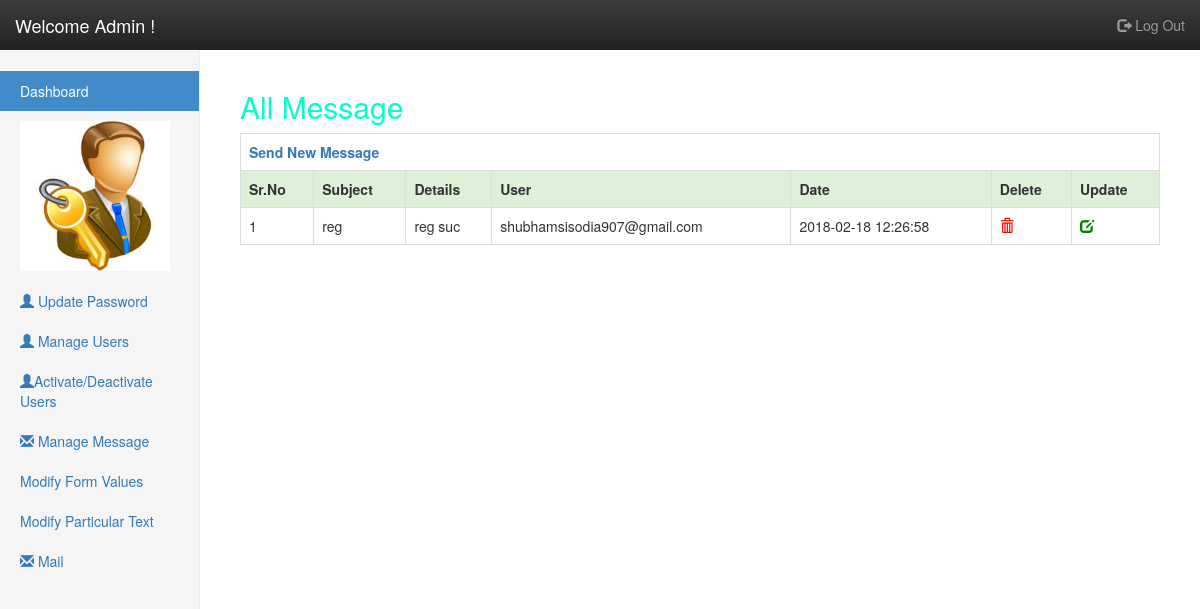
Page /admin/index.php?page=notification (signed in) on the earlier database version.
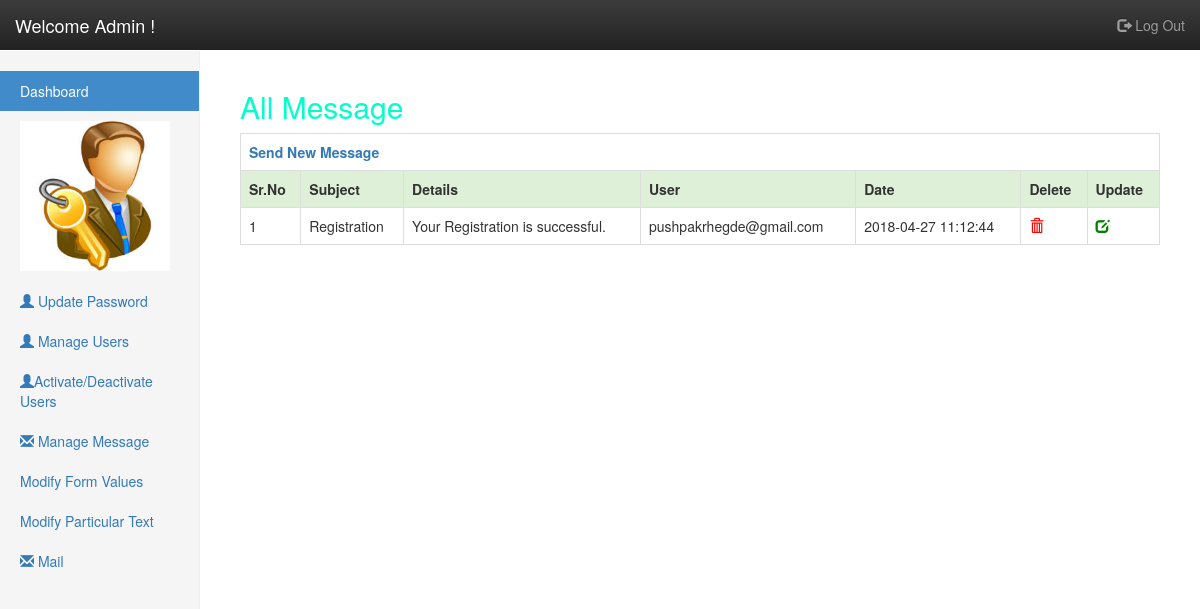
Same page on the later database version.
### tables this page shows
CREATE TABLE `notice` (
  `notice_id` int(11) NOT NULL,
  `user` varchar(50) NOT NULL,
  `subject` varchar(100) NOT NULL,
  `Description` text NOT NULL,
  `Date` datetime NOT NULL
);

### admin/display_notification.php (the view, shortened to what this page needs)
<?php
$q=mysqli_query($conn,"SELECT * from notice ");
$rr=mysqli_num_rows($q);
if(!$rr)
{
echo "<h2 style='color:red'>No any Message found !!!</h2>";
echo( "<button  onclick= \"location.href='index.php?page=add_notice'\">Send New Message</button>");
}
else
{
?>
<h2 style="color:#00FFCC">All Message</h2>
<table class="table table-bordered">
	<tr>
		<th colspan="7"><a href="index.php?page=add_notice">Send New Message</a></th>
	</tr>
	<Tr class="success">
		<th>Sr.No</th>
		<th>Subject</th>
		<th>Details</th>
		<th>User</th>
		<th>Date</th>
		<th>Delete</th>
		<th>Update</th>
	</Tr>
		<?php
$i=1;
while($row=mysqli_fetch_assoc($q))
{
echo "<Tr>";
echo "<td>".$i."</td>";
echo "<td>".$row['subject']."</td>";
echo "<td>".$row['Description']."</td>";
echo "<td>".$row['user']."</td>";
echo "<td>".$row['Date']."</td>";
?>
<Td><a href="javascript:DeleteNotice('<?php echo $row['notice_id']; ?>')" style='color:Red'><span class='glyphicon glyphicon-trash'></span></a></td>
<?php
echo "<Td><a href='index.php?page=update_notice&notice_id=".$row['notice_id']."' style='color:green'><span class='glyphicon glyphicon-edit'></span></a></td>";
echo "</Tr>";
$i++;
}
		?>
</table>
<?php }?>

### admin/index.php (shortened to what this page needs)
<?php
include('connection.php');
?>
<!DOCTYPE html>
<html lang="en-US">
  <head>
    <link href="../css/bootstrap.min.css" rel="stylesheet">
    <link href="../css/bootstrap-theme.min.css" rel="stylesheet">
    <link href="../css/dashboard.css" rel="stylesheet">
    <link rel='stylesheet' id='iworks_position-css'  href='../css/iworks_position.min.css' type='text/css' media='handheld, projection, screen' />
  </head>
  <body>
    <nav class="navbar navbar-inverse navbar-fixed-top">
      <div class="container-fluid">
        <div class="navbar-header">
          <a class="navbar-brand" href="#">Welcome Admin !</a>
        </div>
        <div id="navbar" class="navbar-collapse collapse">
          <ul class="nav navbar-nav navbar-right">
           <li><a href="logout.php" title="Click here to Logout"><span class="glyphicon glyphicon-log-out"></span> Log Out</a></li>
          </ul>
        </div>
      </div>
    </nav>
    <div class="container-fluid">
      <div class="row">
        <div class="col-sm-3 col-md-2 sidebar">
          <ul class="nav nav-sidebar">
            <li class="active"><a href="index.php">Dashboard <span class="sr-only">(current)</span></a></li>
            <li><a href="#"><img src="../images/admin2.jpg" width="150" height="150" alt="not found"/></a></li>
			<li><a href="index.php?page=update_password"><span class="glyphicon glyphicon-user"></span> Update Password</a></li>
            <li><a href="index.php?page=manage_users"><span class="glyphicon glyphicon-user"></span> Manage Users</a></li>
            <li><a href="index.php?page=user_status"><span class="glyphicon glyphicon-user"></span>Activate/Deactivate Users</a></li>
             <li><a href="index.php?page=notification"><span class="glyphicon glyphicon-envelope"></span> Manage Message</a></li>
            <li><a href="index.php?page=Modify_Weightage_Value">Modify Form Values </a></li>
            <li><a href="index.php?page=Modify_Particular_Text">Modify Particular Text </a></li>
            <li><a href="index.php?page=Mail"><span class="glyphicon glyphicon-envelope"></span> Mail </a></li>
          </ul>
        </div>
        <div class="col-sm-9 col-sm-offset-3 col-md-10 col-md-offset-2 main">
		  <?php
		@$page=  $_GET['page'];
		  if($page!="")
		  {
			if($page=="notification")
			{
				include('display_notification.php');
			}
		  }
		  else
		  {
		  ?>
		  <h1 class="page-header">Dashboard</h1>
		  <?php } ?>
        </div>
      </div>
    </div>
  </body>
</html>

### css/dashboard.css (style rules this page uses)
body { padding-top: 50px; }
.navbar-fixed-top { border: 0; }
.sidebar { display: none; }
@media (min-width: 768px) { .sidebar { position: fixed; top: 51px; bottom: 0; left: 0; z-index: 1000; display: block; padding: 20px; overflow-x: hidden; overflow-y: auto; background-color: #f5f5f5; border-right: 1px solid #eee; } }
.nav-sidebar { margin-right: -21px; margin-bottom: 20px; margin-left: -20px; }
.nav-sidebar > li > a { padding-right: 20px; padding-left: 20px; }
.nav-sidebar > .active > a, .nav-sidebar > .active > a:hover, .nav-sidebar > .active > a:focus { color: #fff; background-color: #428bca; }
.main { padding: 20px; }
@media (min-width: 768px) { .main { padding-right: 40px; padding-left: 40px; } }

Differences in the rows shown:
removed notice: subject "reg", Description "reg suc", user "shubhamsisodia907@gmail.com", Date "2018-02-18 12:26:58"
added notice: subject "Registration", Description "Your Registration is successful.", user "pushpakrhegde@gmail.com", Date "2018-04-27 11:12:44"
